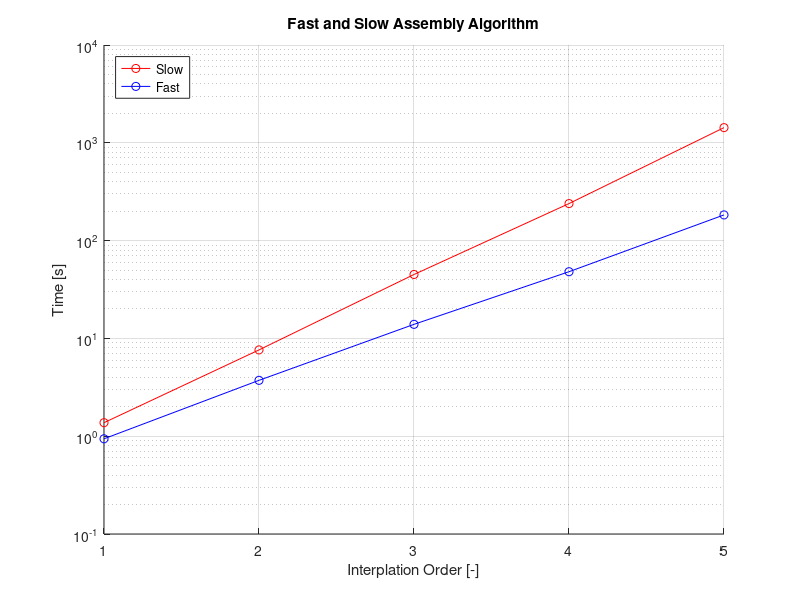
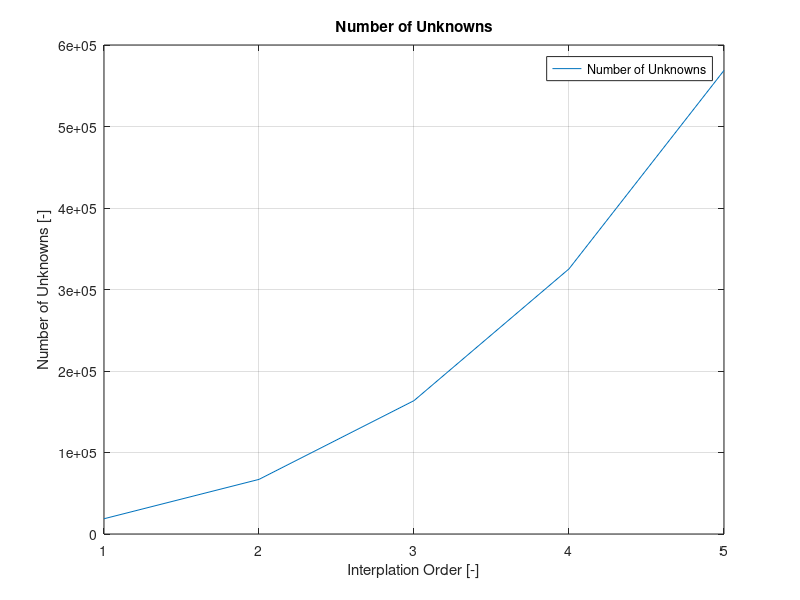

These figures' MATLAB source, in order:
%% Clear
close all;
clear all;

%% Get Data
data = dlmread("timing_3dCurved.csv", ";");

order    = data(1, 2:end);
unknowns = data(2, 2:end);
slow     = data(3, 2:end);
fast     = data(4, 2:end);

%% Time
figure;
hold on;
semilogy(order, slow, '-or');%, 0.125);
semilogy(order, fast, '-ob');%, 0.125);
hold off;

title("Fast and Slow Assembly Algorithm");
xlabel("Interplation Order [-]");
ylabel("Time [s]");

legend([{"Slow"},
        {"Fast"}], 'location', 'northwest');
grid;

%print 'time.svg'

%% Unknowns
figure;
plot(order, unknowns);
title("Number of Unknowns");
xlabel("Interplation Order [-]");
ylabel("Number of Unknowns [-]");

legend([{"Number of Unknowns"}]);
grid;
